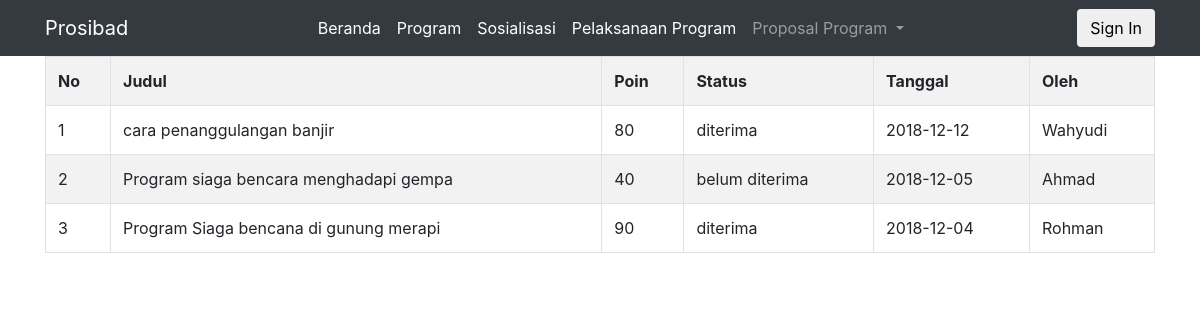
Page /index.php/link/viewstatus on the committed database.
### tables this page shows
CREATE TABLE `tbl_nilai` (
  `nilai_id` int(11) NOT NULL,
  `nilai_judul` varchar(150) DEFAULT NULL,
  `nilai_poin` int(5) DEFAULT NULL,
  `nilai_status` varchar(40) DEFAULT NULL,
  `nilai_tanggal` date DEFAULT NULL,
  `nilai_oleh` varchar(30) NOT NULL
);

### application/controllers/link.php (called while the page is built, shortened)
<?php
class link extends CI_Controller {
  function __construct(){
    $this->load->model('m_berita');
    $this->load->model('m_program');
    $this->load->model('m_sls');
    $this->load->model('m_pelpro');
    $this->load->model('m_nilai');
        $this->load->library('upload');
                $this->load->helper(array('url'));
  }
  public function viewstatus()
  {
    $data['tbl_nilai'] = $this->m_nilai->tampil_data();
      $this->load->view('status',$data);
  }
}

### index.php (called while the page is built, shortened)
<?php
require_once BASEPATH.'core/CodeIgniter.php';

### application/models/M_nilai.php (called while the page is built, shortened)
<?php
class M_nilai extends CI_Model{
  function tampil_data(){
      $this->db->from('tbl_nilai');
      $query = $this->db->get();
    return $query->result();
  }
}

### application/views/status.php (the view, shortened to what this page needs)
<!DOCTYPE html>
<html lang="en">
  <head>
    <link href="//maxcdn.bootstrapcdn.com/bootstrap/4.1.3/css/bootstrap.min.css" rel="stylesheet" id="bootstrap-css">
   <link  rel="stylesheet" href="<?php echo base_url().'/css/gaya.css'?>"  type="text/css" media="all" >
  </head>
  <body>
   <nav class="navbar navbar-expand-lg navbar-dark bg-dark sticky-top">
      <div class="container">
        <a class="navbar-brand" href="#">Prosibad</a>
        <div class="collapse navbar-collapse" id="navbarResponsive">
          <ul class="navbar-nav ml-auto">
            <div class="nav-link">
              <?php echo anchor('Welcome/index','<div class="customcolor"> Beranda </div>'); ?>
            </div>
             <li class="nav-item">
            <div class="nav-link">
              <?php echo anchor('link/viewprogram','<div class="customcolor"> Program </div>'); ?>
            </div>
          </li>
            <li class="nav-item">
              <div class="nav-link">
              <?php echo anchor('link/viewsosial','<div class="customcolor"> Sosialisasi </div>'); ?>
            </div>
            </li>
           <li class="nav-item">
              <div class="nav-link">
              <?php echo anchor('link/viewpelaksanaan','<div class="customcolor"> Pelaksanaan Program </div>'); ?>
              </div>
            </li>
      <li class="nav-item dropdown">
        <a class="nav-link dropdown-toggle" href="#" id="navbarDropdown" role="button" data-toggle="dropdown" aria-haspopup="true" aria-expanded="false">
          Proposal Program
        </a>
      </li>
          </ul>
      <div class="ml-auto my-2 my-lg-0">
<button class="btn btn-outline"><?php echo anchor('Login/index','<div class="dropcolor"> Sign In </div>');?></button>
</div></div>
</div>
    </nav>
  <div class="container">
  <table id="table" class="table table-striped table-bordered table-hover">
    <tr>
      <th> No </th>
      <th> Judul </th>
      <th> Poin </th>
      <th> Status </th>
      <th> Tanggal </th>
      <th> Oleh </th>
    </tr>
    <?php
    $no = 1;
    foreach($tbl_nilai as $u){
    ?>
    <tr>
      <td><?php echo $no++ ?></td>
      <td><?php echo $u->nilai_judul ?></td>
      <td><?php echo $u->nilai_poin ?></td>
      <td><?php echo $u->nilai_status ?></td>
      <td><?php echo $u->nilai_tanggal ?></td>
      <td><?php echo $u->nilai_oleh ?></td>
    </tr>
    <?php } ?>
  </table>
  </div>
  </body>
</html>

### css/gaya.css (style rules this page uses)
.customcolor { color: white; }
a { text-decoration: none !important; }
.dropcolor { color: #000000; }
p, ul li, ol li { font-weight: 300; }
ul { margin: 0; padding: 0; }
a, h1, h2, h3, h4, h5, h6 { font-weight: 400; }
ol li, ul li { list-style: outside none none; }

### rows in the picture
tbl_nilai: nilai_judul "cara penanggulangan banjir", nilai_poin "80", nilai_status "diterima", nilai_tanggal "2018-12-12", nilai_oleh "Wahyudi"
tbl_nilai: nilai_judul "Program siaga bencara menghadapi gempa", nilai_poin "40", nilai_status "belum diterima", nilai_tanggal "2018-12-05", nilai_oleh "Ahmad"
tbl_nilai: nilai_judul "Program Siaga bencana di gunung merapi", nilai_poin "90", nilai_status "diterima", nilai_tanggal "2018-12-04", nilai_oleh "Rohman"

### other values in the picture
anchor('Welcome/index','<div class="customcolor"> Beranda </div>') "Beranda"
anchor('link/viewprogram','<div class="customcolor"> Program </div>') "Program"
anchor('Login/index','<div class="dropcolor"> Sign In </div>') "Sign In"
